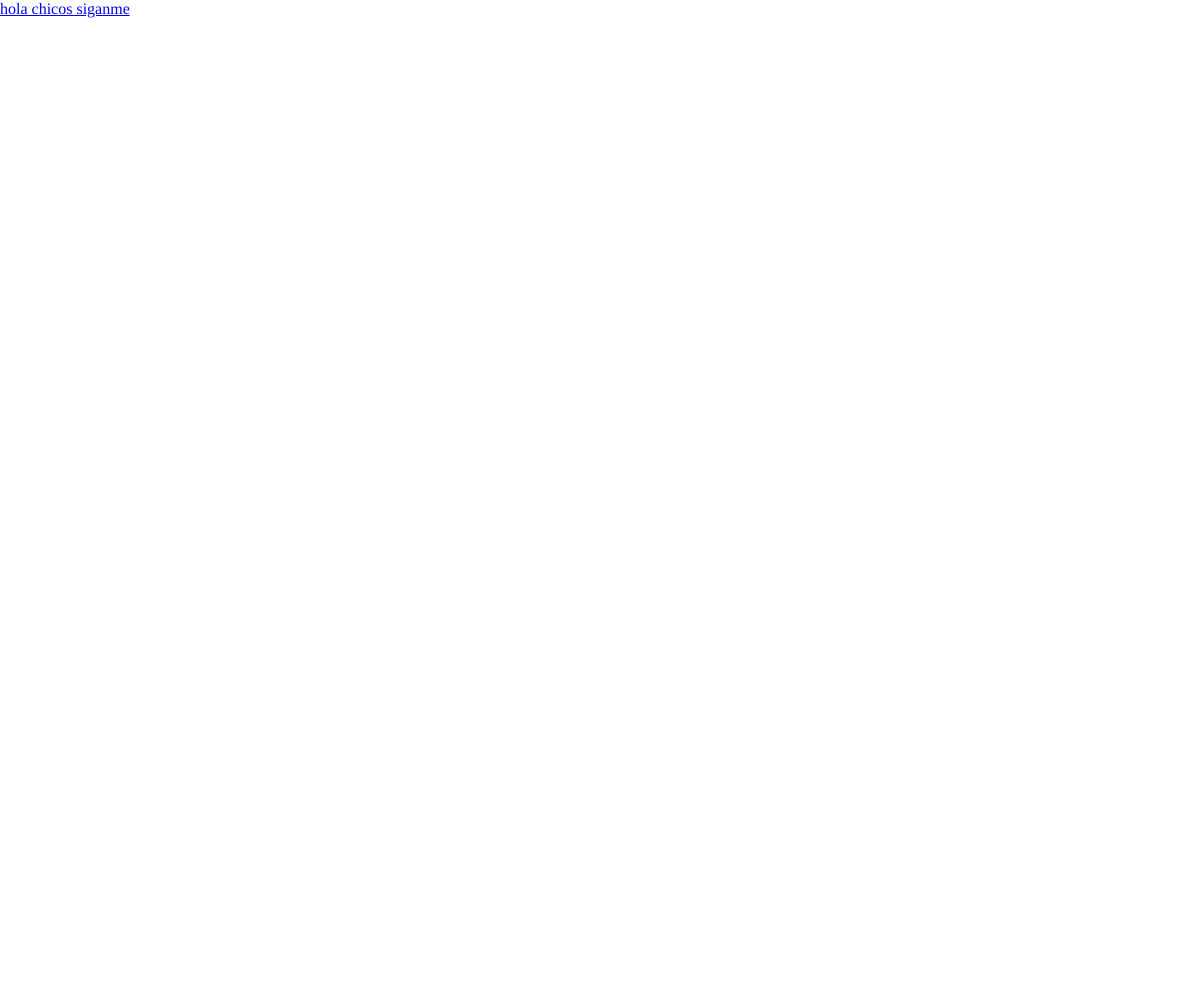
Frame 1 (no input)
Frame 60 (no input): identical to frame 1, image omitted
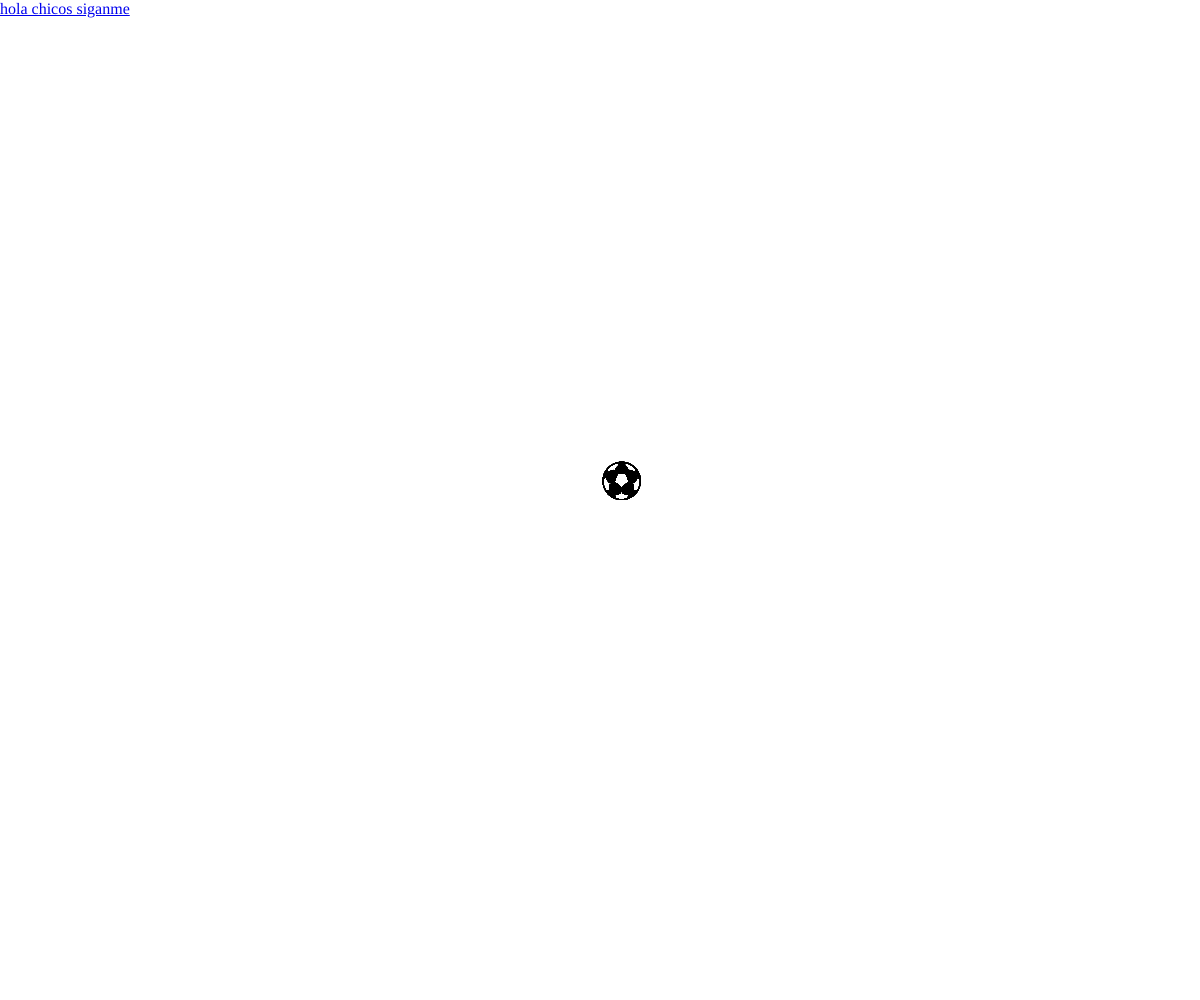
Frame 120 (the mouse pressed at the canvas centre since frame 60)

The p5.js sketch that drew these frames (run headless with seeded random() and noise() and a simulated clock; from frame 60 on, the mouse is pressed at the canvas centre):

// p5.js sketch
// ── sketch.js
 function setup() {
  createCanvas(windowWidth, windowHeight).position(0,0).style('z-index', -1);
   createA("https://github.com/antoniamellado","hola chicos siganme","_blank").id("mio");
   textSize(50);

}

function draw() {
  text ("⚽",mouseX,mouseY);
  }

function windowResized() {
  resizeCanvas (windowWidth, windowHeight);
  }
// ── style.css
html, body {
  font-family:Helvetica, Arial, sans-serif;
  margin: 0;
  padding: 0;
  background: rgb(200,255,255)
}

canvas {
  display: block;
}

a{
    text-decoration: none;
}

a#mio{
  font-weight:bold;
  background:pink;
  color:white;
  position: fixed; 
  top: 50%;
  left: 50%;
  transform: translate(-50%,-50%)
  box-shadow: 1px 1px 30px black;
     padding:1rem 2rem
     border-radius:5px;
}

a#mio:hover{
  background: pink
  color:black;
  transition: all else ls;
    top:50.5%;
    box-shadow:1px 1px 10px black;
}
